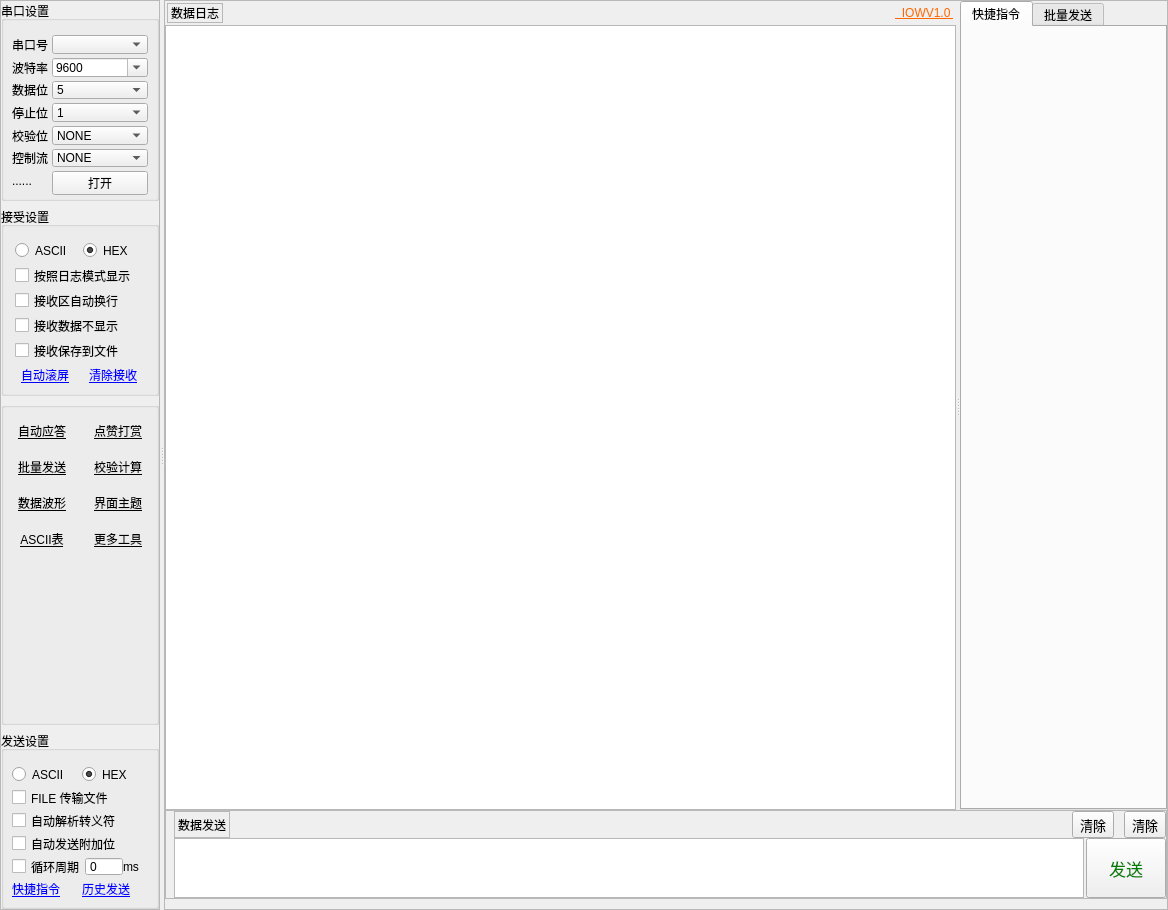
<?xml version="1.0" encoding="UTF-8"?>
<ui version="4.0">
 <class>IOWPage</class>
 <widget class="QWidget" name="IOWPage">
  <property name="geometry">
   <rect>
    <x>0</x>
    <y>0</y>
    <width>1168</width>
    <height>910</height>
   </rect>
  </property>
  <property name="windowTitle">
   <string>IOWPage</string>
  </property>
  <layout class="QGridLayout" name="gridLayout_5">
   <property name="leftMargin">
    <number>0</number>
   </property>
   <property name="topMargin">
    <number>0</number>
   </property>
   <property name="rightMargin">
    <number>0</number>
   </property>
   <property name="bottomMargin">
    <number>0</number>
   </property>
   <property name="spacing">
    <number>4</number>
   </property>
   <item row="0" column="0">
    <widget class="QSplitter" name="splitter_2">
     <property name="orientation">
      <enum>Qt::Horizontal</enum>
     </property>
     <widget class="QFrame" name="frame">
      <property name="sizePolicy">
       <sizepolicy hsizetype="Fixed" vsizetype="Preferred">
        <horstretch>80</horstretch>
        <verstretch>0</verstretch>
       </sizepolicy>
      </property>
      <property name="minimumSize">
       <size>
        <width>140</width>
        <height>0</height>
       </size>
      </property>
      <property name="maximumSize">
       <size>
        <width>160</width>
        <height>16777215</height>
       </size>
      </property>
      <property name="frameShape">
       <enum>QFrame::StyledPanel</enum>
      </property>
      <property name="frameShadow">
       <enum>QFrame::Raised</enum>
      </property>
      <layout class="QVBoxLayout" name="verticalLayout">
       <property name="leftMargin">
        <number>0</number>
       </property>
       <property name="topMargin">
        <number>0</number>
       </property>
       <property name="rightMargin">
        <number>0</number>
       </property>
       <property name="bottomMargin">
        <number>0</number>
       </property>
       <item>
        <widget class="QGroupBox" name="groupBox">
         <property name="sizePolicy">
          <sizepolicy hsizetype="Preferred" vsizetype="Fixed">
           <horstretch>100</horstretch>
           <verstretch>200</verstretch>
          </sizepolicy>
         </property>
         <property name="minimumSize">
          <size>
           <width>140</width>
           <height>200</height>
          </size>
         </property>
         <property name="maximumSize">
          <size>
           <width>16777215</width>
           <height>200</height>
          </size>
         </property>
         <property name="title">
          <string>串口设置</string>
         </property>
         <property name="flat">
          <bool>false</bool>
         </property>
         <layout class="QFormLayout" name="formLayout">
          <property name="horizontalSpacing">
           <number>4</number>
          </property>
          <property name="verticalSpacing">
           <number>4</number>
          </property>
          <property name="leftMargin">
           <number>8</number>
          </property>
          <property name="topMargin">
           <number>14</number>
          </property>
          <property name="rightMargin">
           <number>8</number>
          </property>
          <property name="bottomMargin">
           <number>8</number>
          </property>
          <item row="0" column="0">
           <widget class="QLabel" name="label">
            <property name="text">
             <string>串口号</string>
            </property>
           </widget>
          </item>
          <item row="0" column="1">
           <widget class="QComboBox" name="port"/>
          </item>
          <item row="1" column="1">
           <widget class="QComboBox" name="baud">
            <property name="editable">
             <bool>true</bool>
            </property>
            <item>
             <property name="text">
              <string>9600</string>
             </property>
            </item>
            <item>
             <property name="text">
              <string>115200</string>
             </property>
            </item>
            <item>
             <property name="text">
              <string>1000000</string>
             </property>
            </item>
            <item>
             <property name="text">
              <string>1500000</string>
             </property>
            </item>
            <item>
             <property name="text">
              <string>2000000</string>
             </property>
            </item>
           </widget>
          </item>
          <item row="1" column="0">
           <widget class="QLabel" name="label_2">
            <property name="text">
             <string>波特率</string>
            </property>
           </widget>
          </item>
          <item row="2" column="0">
           <widget class="QLabel" name="label_3">
            <property name="text">
             <string>数据位</string>
            </property>
           </widget>
          </item>
          <item row="5" column="0">
           <widget class="QLabel" name="label_4">
            <property name="text">
             <string>控制流</string>
            </property>
           </widget>
          </item>
          <item row="4" column="0">
           <widget class="QLabel" name="label_5">
            <property name="text">
             <string>校验位</string>
            </property>
           </widget>
          </item>
          <item row="3" column="0">
           <widget class="QLabel" name="label_6">
            <property name="text">
             <string>停止位</string>
            </property>
           </widget>
          </item>
          <item row="2" column="1">
           <widget class="QComboBox" name="bit">
            <item>
             <property name="text">
              <string>5</string>
             </property>
            </item>
            <item>
             <property name="text">
              <string>6</string>
             </property>
            </item>
            <item>
             <property name="text">
              <string>7</string>
             </property>
            </item>
            <item>
             <property name="text">
              <string>8</string>
             </property>
            </item>
           </widget>
          </item>
          <item row="3" column="1">
           <widget class="QComboBox" name="stop">
            <item>
             <property name="text">
              <string>1</string>
             </property>
            </item>
            <item>
             <property name="text">
              <string>1.5</string>
             </property>
            </item>
            <item>
             <property name="text">
              <string>2</string>
             </property>
            </item>
           </widget>
          </item>
          <item row="4" column="1">
           <widget class="QComboBox" name="check">
            <item>
             <property name="text">
              <string>NONE</string>
             </property>
            </item>
            <item>
             <property name="text">
              <string>ODD</string>
             </property>
            </item>
            <item>
             <property name="text">
              <string>EVEN</string>
             </property>
            </item>
            <item>
             <property name="text">
              <string>MARK</string>
             </property>
            </item>
            <item>
             <property name="text">
              <string>SPACE</string>
             </property>
            </item>
           </widget>
          </item>
          <item row="5" column="1">
           <widget class="QComboBox" name="contrl">
            <item>
             <property name="text">
              <string>NONE</string>
             </property>
            </item>
            <item>
             <property name="text">
              <string>XON/XOFF</string>
             </property>
            </item>
            <item>
             <property name="text">
              <string>RTS/CTS</string>
             </property>
            </item>
            <item>
             <property name="text">
              <string>DTR/DSR</string>
             </property>
            </item>
            <item>
             <property name="text">
              <string>RCXX</string>
             </property>
            </item>
            <item>
             <property name="text">
              <string>DDXX</string>
             </property>
            </item>
           </widget>
          </item>
          <item row="6" column="1">
           <widget class="QPushButton" name="devOpen">
            <property name="minimumSize">
             <size>
              <width>0</width>
              <height>24</height>
             </size>
            </property>
            <property name="maximumSize">
             <size>
              <width>9999999</width>
              <height>16777215</height>
             </size>
            </property>
            <property name="styleSheet">
             <string notr="true">QPushButton{
background-color:#F0F0F0;
}
</string>
            </property>
            <property name="text">
             <string>打开</string>
            </property>
           </widget>
          </item>
          <item row="6" column="0">
           <widget class="QLabel" name="status">
            <property name="text">
             <string>......</string>
            </property>
           </widget>
          </item>
         </layout>
        </widget>
       </item>
       <item>
        <widget class="QGroupBox" name="groupBox_2">
         <property name="minimumSize">
          <size>
           <width>0</width>
           <height>150</height>
          </size>
         </property>
         <property name="title">
          <string>接受设置</string>
         </property>
         <property name="flat">
          <bool>false</bool>
         </property>
         <property name="checkable">
          <bool>false</bool>
         </property>
         <layout class="QGridLayout" name="gridLayout" columnstretch="1,0">
          <property name="topMargin">
           <number>14</number>
          </property>
          <item row="5" column="1">
           <widget class="QPushButton" name="clearR_2">
            <property name="maximumSize">
             <size>
              <width>60</width>
              <height>16777215</height>
             </size>
            </property>
            <property name="styleSheet">
             <string notr="true">QPushButton{
border:none;
color:#0000FF;
text-decoration: underline;
background:transparent;
}
QPushButton:hover{
color:red;
}</string>
            </property>
            <property name="text">
             <string>清除接收</string>
            </property>
           </widget>
          </item>
          <item row="0" column="1">
           <widget class="QRadioButton" name="hexR">
            <property name="text">
             <string>HEX</string>
            </property>
            <property name="checked">
             <bool>true</bool>
            </property>
           </widget>
          </item>
          <item row="1" column="0" colspan="2">
           <widget class="QCheckBox" name="logEn">
            <property name="text">
             <string>按照日志模式显示</string>
            </property>
           </widget>
          </item>
          <item row="3" column="0" colspan="2">
           <widget class="QCheckBox" name="disRlog">
            <property name="text">
             <string>接收数据不显示</string>
            </property>
           </widget>
          </item>
          <item row="2" column="0" colspan="2">
           <widget class="QCheckBox" name="enterEn">
            <property name="text">
             <string>接收区自动换行</string>
            </property>
           </widget>
          </item>
          <item row="0" column="0">
           <widget class="QRadioButton" name="asciR">
            <property name="text">
             <string>ASCII</string>
            </property>
           </widget>
          </item>
          <item row="5" column="0">
           <widget class="QPushButton" name="refScreen">
            <property name="maximumSize">
             <size>
              <width>60</width>
              <height>16777215</height>
             </size>
            </property>
            <property name="layoutDirection">
             <enum>Qt::LeftToRight</enum>
            </property>
            <property name="styleSheet">
             <string notr="true">QPushButton{
border:none;
color:#0000FF;
text-decoration: underline;
background:transparent;
}
QPushButton:hover{
color:red;
}
QPushButton:checked{
background:#0078d7;
color:white;
}</string>
            </property>
            <property name="text">
             <string>自动滚屏</string>
            </property>
            <property name="checkable">
             <bool>true</bool>
            </property>
            <property name="checked">
             <bool>false</bool>
            </property>
           </widget>
          </item>
          <item row="4" column="0" colspan="2">
           <widget class="QCheckBox" name="saveFileR">
            <property name="text">
             <string>接收保存到文件</string>
            </property>
           </widget>
          </item>
         </layout>
        </widget>
       </item>
       <item>
        <widget class="QGroupBox" name="groupBox_3">
         <property name="minimumSize">
          <size>
           <width>0</width>
           <height>140</height>
          </size>
         </property>
         <property name="title">
          <string/>
         </property>
         <property name="flat">
          <bool>false</bool>
         </property>
         <layout class="QGridLayout" name="gridLayout_3">
          <property name="topMargin">
           <number>14</number>
          </property>
          <property name="spacing">
           <number>18</number>
          </property>
          <item row="0" column="0">
           <widget class="QPushButton" name="autoReplay">
            <property name="maximumSize">
             <size>
              <width>60</width>
              <height>16777215</height>
             </size>
            </property>
            <property name="styleSheet">
             <string notr="true">QPushButton{
border:none;
color:#000000;
text-decoration: underline;
background:transparent;
}
QPushButton:hover{
color:red;
}</string>
            </property>
            <property name="text">
             <string>自动应答</string>
            </property>
           </widget>
          </item>
          <item row="2" column="0">
           <widget class="QPushButton" name="sendAll">
            <property name="maximumSize">
             <size>
              <width>60</width>
              <height>16777215</height>
             </size>
            </property>
            <property name="styleSheet">
             <string notr="true">QPushButton{
border:none;
color:#000000;
text-decoration: underline;
background:transparent;
}
QPushButton:hover{
color:red;
}</string>
            </property>
            <property name="text">
             <string>批量发送</string>
            </property>
           </widget>
          </item>
          <item row="2" column="1">
           <widget class="QPushButton" name="checkSum">
            <property name="maximumSize">
             <size>
              <width>60</width>
              <height>16777215</height>
             </size>
            </property>
            <property name="styleSheet">
             <string notr="true">QPushButton{
border:none;
color:#000000;
text-decoration: underline;
background:transparent;
}
QPushButton:hover{
color:red;
}</string>
            </property>
            <property name="text">
             <string>校验计算</string>
            </property>
           </widget>
          </item>
          <item row="3" column="0">
           <widget class="QPushButton" name="plot">
            <property name="maximumSize">
             <size>
              <width>60</width>
              <height>16777215</height>
             </size>
            </property>
            <property name="styleSheet">
             <string notr="true">QPushButton{
border:none;
color:#000000;
text-decoration: underline;
background:transparent;
}
QPushButton:hover{
color:red;
}</string>
            </property>
            <property name="text">
             <string>数据波形</string>
            </property>
           </widget>
          </item>
          <item row="3" column="1">
           <widget class="QPushButton" name="theme">
            <property name="maximumSize">
             <size>
              <width>60</width>
              <height>16777215</height>
             </size>
            </property>
            <property name="styleSheet">
             <string notr="true">QPushButton{
border:none;
color:#000000;
text-decoration: underline;
background:transparent;
}
QPushButton:hover{
color:red;
}</string>
            </property>
            <property name="text">
             <string>界面主题</string>
            </property>
           </widget>
          </item>
          <item row="4" column="0">
           <widget class="QPushButton" name="asciiTable">
            <property name="maximumSize">
             <size>
              <width>60</width>
              <height>16777215</height>
             </size>
            </property>
            <property name="styleSheet">
             <string notr="true">QPushButton{
border:none;
color:#000000;
text-decoration: underline;
background:transparent;
}
QPushButton:hover{
color:red;
}</string>
            </property>
            <property name="text">
             <string>ASCII表</string>
            </property>
           </widget>
          </item>
          <item row="4" column="1">
           <widget class="QPushButton" name="tool">
            <property name="maximumSize">
             <size>
              <width>60</width>
              <height>16777215</height>
             </size>
            </property>
            <property name="styleSheet">
             <string notr="true">QPushButton{
border:none;
color:#000000;
text-decoration: underline;
background:transparent;
}
QPushButton:hover{
color:red;
}</string>
            </property>
            <property name="text">
             <string>更多工具</string>
            </property>
           </widget>
          </item>
          <item row="5" column="0" colspan="2">
           <spacer name="verticalSpacer">
            <property name="orientation">
             <enum>Qt::Vertical</enum>
            </property>
            <property name="sizeHint" stdset="0">
             <size>
              <width>135</width>
              <height>186</height>
             </size>
            </property>
           </spacer>
          </item>
          <item row="0" column="1">
           <widget class="QPushButton" name="getMonery">
            <property name="maximumSize">
             <size>
              <width>60</width>
              <height>16777215</height>
             </size>
            </property>
            <property name="styleSheet">
             <string notr="true">QPushButton{
border:none;
color:#000000;
text-decoration: underline;
background:transparent;
}
QPushButton:hover{
color:red;
}</string>
            </property>
            <property name="text">
             <string>点赞打赏</string>
            </property>
           </widget>
          </item>
         </layout>
        </widget>
       </item>
       <item>
        <widget class="QGroupBox" name="groupBox_4">
         <property name="minimumSize">
          <size>
           <width>0</width>
           <height>140</height>
          </size>
         </property>
         <property name="maximumSize">
          <size>
           <width>16777215</width>
           <height>200</height>
          </size>
         </property>
         <property name="title">
          <string>发送设置</string>
         </property>
         <property name="flat">
          <bool>false</bool>
         </property>
         <layout class="QGridLayout" name="gridLayout_2">
          <property name="leftMargin">
           <number>8</number>
          </property>
          <property name="topMargin">
           <number>14</number>
          </property>
          <property name="rightMargin">
           <number>8</number>
          </property>
          <property name="bottomMargin">
           <number>8</number>
          </property>
          <property name="spacing">
           <number>4</number>
          </property>
          <item row="1" column="0" colspan="4">
           <widget class="QCheckBox" name="fileSend">
            <property name="text">
             <string>FILE 传输文件</string>
            </property>
           </widget>
          </item>
          <item row="5" column="0" colspan="4">
           <layout class="QHBoxLayout" name="horizontalLayout">
            <property name="spacing">
             <number>0</number>
            </property>
            <item>
             <widget class="QCheckBox" name="periodEn">
              <property name="text">
               <string>循环周期</string>
              </property>
             </widget>
            </item>
            <item>
             <widget class="QSpinBox" name="periodValue">
              <property name="wrapping">
               <bool>false</bool>
              </property>
              <property name="buttonSymbols">
               <enum>QAbstractSpinBox::NoButtons</enum>
              </property>
              <property name="keyboardTracking">
               <bool>true</bool>
              </property>
              <property name="maximum">
               <number>9999</number>
              </property>
              <property name="stepType">
               <enum>QAbstractSpinBox::DefaultStepType</enum>
              </property>
             </widget>
            </item>
            <item>
             <widget class="QLabel" name="label_8">
              <property name="text">
               <string>ms</string>
              </property>
             </widget>
            </item>
           </layout>
          </item>
          <item row="0" column="2" colspan="2">
           <widget class="QRadioButton" name="hexT">
            <property name="text">
             <string>HEX</string>
            </property>
            <property name="checked">
             <bool>true</bool>
            </property>
           </widget>
          </item>
          <item row="0" column="0" colspan="2">
           <widget class="QRadioButton" name="asciiT">
            <property name="text">
             <string>ASCII</string>
            </property>
           </widget>
          </item>
          <item row="4" column="0" colspan="4">
           <widget class="QCheckBox" name="addend">
            <property name="text">
             <string>自动发送附加位</string>
            </property>
           </widget>
          </item>
          <item row="2" column="0" colspan="4">
           <widget class="QCheckBox" name="expData">
            <property name="text">
             <string>自动解析转义符</string>
            </property>
           </widget>
          </item>
          <item row="6" column="0">
           <widget class="QPushButton" name="shortKey">
            <property name="styleSheet">
             <string notr="true">QPushButton{
border:none;
color:#0000FF;
text-decoration: underline;
background:transparent;
}
QPushButton:hover{
color:red;
}
QPushButton:checked{
background:#0078d7;
color:white;
}</string>
            </property>
            <property name="text">
             <string>快捷指令</string>
            </property>
            <property name="checkable">
             <bool>true</bool>
            </property>
            <property name="checked">
             <bool>false</bool>
            </property>
           </widget>
          </item>
          <item row="6" column="2">
           <widget class="QPushButton" name="historyT">
            <property name="styleSheet">
             <string notr="true">QPushButton{
border:none;
color:#0000FF;
text-decoration: underline;
background:transparent;
}
QPushButton:hover{
color:red;
}
QPushButton:checked{
background:#0078d7;
color:white;
}</string>
            </property>
            <property name="text">
             <string>历史发送</string>
            </property>
            <property name="checkable">
             <bool>true</bool>
            </property>
            <property name="checked">
             <bool>false</bool>
            </property>
           </widget>
          </item>
         </layout>
        </widget>
       </item>
      </layout>
     </widget>
     <widget class="QFrame" name="frame_2">
      <property name="frameShape">
       <enum>QFrame::StyledPanel</enum>
      </property>
      <property name="frameShadow">
       <enum>QFrame::Raised</enum>
      </property>
      <layout class="QVBoxLayout" name="verticalLayout_3" stretch="99,0">
       <property name="spacing">
        <number>0</number>
       </property>
       <property name="leftMargin">
        <number>0</number>
       </property>
       <property name="topMargin">
        <number>0</number>
       </property>
       <property name="rightMargin">
        <number>0</number>
       </property>
       <property name="bottomMargin">
        <number>10</number>
       </property>
       <item>
        <widget class="QSplitter" name="splitter">
         <property name="orientation">
          <enum>Qt::Horizontal</enum>
         </property>
         <widget class="QWidget" name="layoutWidget">
          <layout class="QVBoxLayout" name="verticalLayout_2">
           <property name="spacing">
            <number>0</number>
           </property>
           <item>
            <widget class="QWidget" name="widget_2" native="true">
             <layout class="QHBoxLayout" name="horizontalLayout_4">
              <property name="spacing">
               <number>2</number>
              </property>
              <property name="leftMargin">
               <number>2</number>
              </property>
              <property name="topMargin">
               <number>2</number>
              </property>
              <property name="rightMargin">
               <number>2</number>
              </property>
              <property name="bottomMargin">
               <number>2</number>
              </property>
              <item>
               <widget class="QLabel" name="label_11">
                <property name="frameShape">
                 <enum>QFrame::StyledPanel</enum>
                </property>
                <property name="frameShadow">
                 <enum>QFrame::Plain</enum>
                </property>
                <property name="lineWidth">
                 <number>2</number>
                </property>
                <property name="midLineWidth">
                 <number>1</number>
                </property>
                <property name="text">
                 <string>数据日志</string>
                </property>
               </widget>
              </item>
              <item>
               <spacer name="horizontalSpacer_2">
                <property name="orientation">
                 <enum>Qt::Horizontal</enum>
                </property>
                <property name="sizeHint" stdset="0">
                 <size>
                  <width>444</width>
                  <height>20</height>
                 </size>
                </property>
               </spacer>
              </item>
              <item>
               <widget class="QPushButton" name="pushButton_13">
                <property name="styleSheet">
                 <string notr="true">QPushButton{
border:none;
color:#FF6600;
text-decoration: underline;
background:transparent;
}
QPushButton:hover{
color:red;
}</string>
                </property>
                <property name="text">
                 <string>  IOWV1.0 </string>
                </property>
               </widget>
              </item>
             </layout>
            </widget>
           </item>
           <item>
            <widget class="QTextBrowser" name="textBrowser"/>
           </item>
          </layout>
         </widget>
         <widget class="QTabWidget" name="tabWidget">
          <property name="currentIndex">
           <number>0</number>
          </property>
          <widget class="QWidget" name="tab">
           <attribute name="title">
            <string>快捷指令</string>
           </attribute>
          </widget>
          <widget class="QWidget" name="tab_2">
           <attribute name="title">
            <string>批量发送</string>
           </attribute>
          </widget>
         </widget>
        </widget>
       </item>
       <item>
        <widget class="QFrame" name="frame_3">
         <property name="frameShape">
          <enum>QFrame::StyledPanel</enum>
         </property>
         <property name="frameShadow">
          <enum>QFrame::Raised</enum>
         </property>
         <layout class="QGridLayout" name="gridLayout_4">
          <property name="leftMargin">
           <number>8</number>
          </property>
          <property name="topMargin">
           <number>0</number>
          </property>
          <property name="rightMargin">
           <number>0</number>
          </property>
          <property name="bottomMargin">
           <number>0</number>
          </property>
          <property name="horizontalSpacing">
           <number>10</number>
          </property>
          <property name="verticalSpacing">
           <number>0</number>
          </property>
          <item row="0" column="0">
           <widget class="QLabel" name="label_9">
            <property name="minimumSize">
             <size>
              <width>0</width>
              <height>24</height>
             </size>
            </property>
            <property name="frameShape">
             <enum>QFrame::StyledPanel</enum>
            </property>
            <property name="frameShadow">
             <enum>QFrame::Sunken</enum>
            </property>
            <property name="lineWidth">
             <number>4</number>
            </property>
            <property name="midLineWidth">
             <number>2</number>
            </property>
            <property name="text">
             <string>数据发送</string>
            </property>
           </widget>
          </item>
          <item row="0" column="1">
           <spacer name="horizontalSpacer">
            <property name="orientation">
             <enum>Qt::Horizontal</enum>
            </property>
            <property name="sizeHint" stdset="0">
             <size>
              <width>769</width>
              <height>20</height>
             </size>
            </property>
           </spacer>
          </item>
          <item row="0" column="2">
           <widget class="QToolButton" name="clearR">
            <property name="font">
             <font>
              <pointsize>10</pointsize>
             </font>
            </property>
            <property name="text">
             <string>清除</string>
            </property>
            <property name="icon">
             <iconset theme="QIcon::ThemeIcon::GoUp"/>
            </property>
            <property name="iconSize">
             <size>
              <width>24</width>
              <height>24</height>
             </size>
            </property>
            <property name="checkable">
             <bool>false</bool>
            </property>
            <property name="checked">
             <bool>false</bool>
            </property>
            <property name="popupMode">
             <enum>QToolButton::DelayedPopup</enum>
            </property>
            <property name="toolButtonStyle">
             <enum>Qt::ToolButtonTextBesideIcon</enum>
            </property>
            <property name="autoRaise">
             <bool>false</bool>
            </property>
            <property name="arrowType">
             <enum>Qt::NoArrow</enum>
            </property>
           </widget>
          </item>
          <item row="0" column="3">
           <widget class="QToolButton" name="clearT">
            <property name="font">
             <font>
              <pointsize>10</pointsize>
             </font>
            </property>
            <property name="text">
             <string>清除</string>
            </property>
            <property name="icon">
             <iconset theme="QIcon::ThemeIcon::GoDown"/>
            </property>
            <property name="iconSize">
             <size>
              <width>24</width>
              <height>24</height>
             </size>
            </property>
            <property name="checkable">
             <bool>false</bool>
            </property>
            <property name="checked">
             <bool>false</bool>
            </property>
            <property name="toolButtonStyle">
             <enum>Qt::ToolButtonTextBesideIcon</enum>
            </property>
           </widget>
          </item>
          <item row="1" column="0" colspan="4">
           <layout class="QHBoxLayout" name="horizontalLayout_3">
            <property name="spacing">
             <number>2</number>
            </property>
            <item>
             <widget class="QPlainTextEdit" name="plainTextEdit">
              <property name="sizePolicy">
               <sizepolicy hsizetype="Expanding" vsizetype="Fixed">
                <horstretch>0</horstretch>
                <verstretch>0</verstretch>
               </sizepolicy>
              </property>
              <property name="minimumSize">
               <size>
                <width>0</width>
                <height>60</height>
               </size>
              </property>
              <property name="maximumSize">
               <size>
                <width>16777215</width>
                <height>60</height>
               </size>
              </property>
              <property name="frameShadow">
               <enum>QFrame::Raised</enum>
              </property>
              <property name="lineWidth">
               <number>2</number>
              </property>
              <property name="midLineWidth">
               <number>1</number>
              </property>
             </widget>
            </item>
            <item>
             <widget class="QPushButton" name="send">
              <property name="sizePolicy">
               <sizepolicy hsizetype="Fixed" vsizetype="Fixed">
                <horstretch>80</horstretch>
                <verstretch>60</verstretch>
               </sizepolicy>
              </property>
              <property name="minimumSize">
               <size>
                <width>80</width>
                <height>60</height>
               </size>
              </property>
              <property name="font">
               <font>
                <pointsize>13</pointsize>
               </font>
              </property>
              <property name="styleSheet">
               <string notr="true">QPushButton{
color:#008000;
background-color:#F0F0F0;
}
</string>
              </property>
              <property name="text">
               <string>发送</string>
              </property>
             </widget>
            </item>
           </layout>
          </item>
         </layout>
        </widget>
       </item>
      </layout>
     </widget>
    </widget>
   </item>
  </layout>
 </widget>
 <resources/>
 <connections>
  <connection>
   <sender>clearR</sender>
   <signal>clicked()</signal>
   <receiver>clearR_2</receiver>
   <slot>click()</slot>
   <hints>
    <hint type="sourcelabel">
     <x>891</x>
     <y>574</y>
    </hint>
    <hint type="destinationlabel">
     <x>113</x>
     <y>349</y>
    </hint>
   </hints>
  </connection>
 </connections>
</ui>
